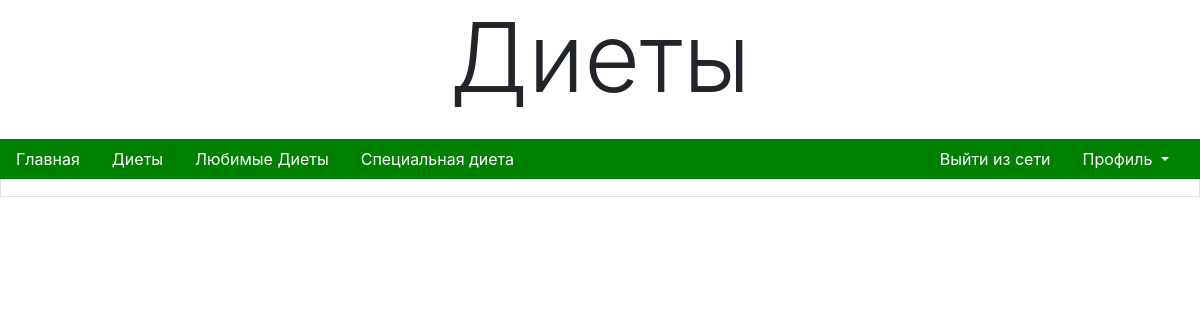
Before: /diets/ (signed in) with the older database file.
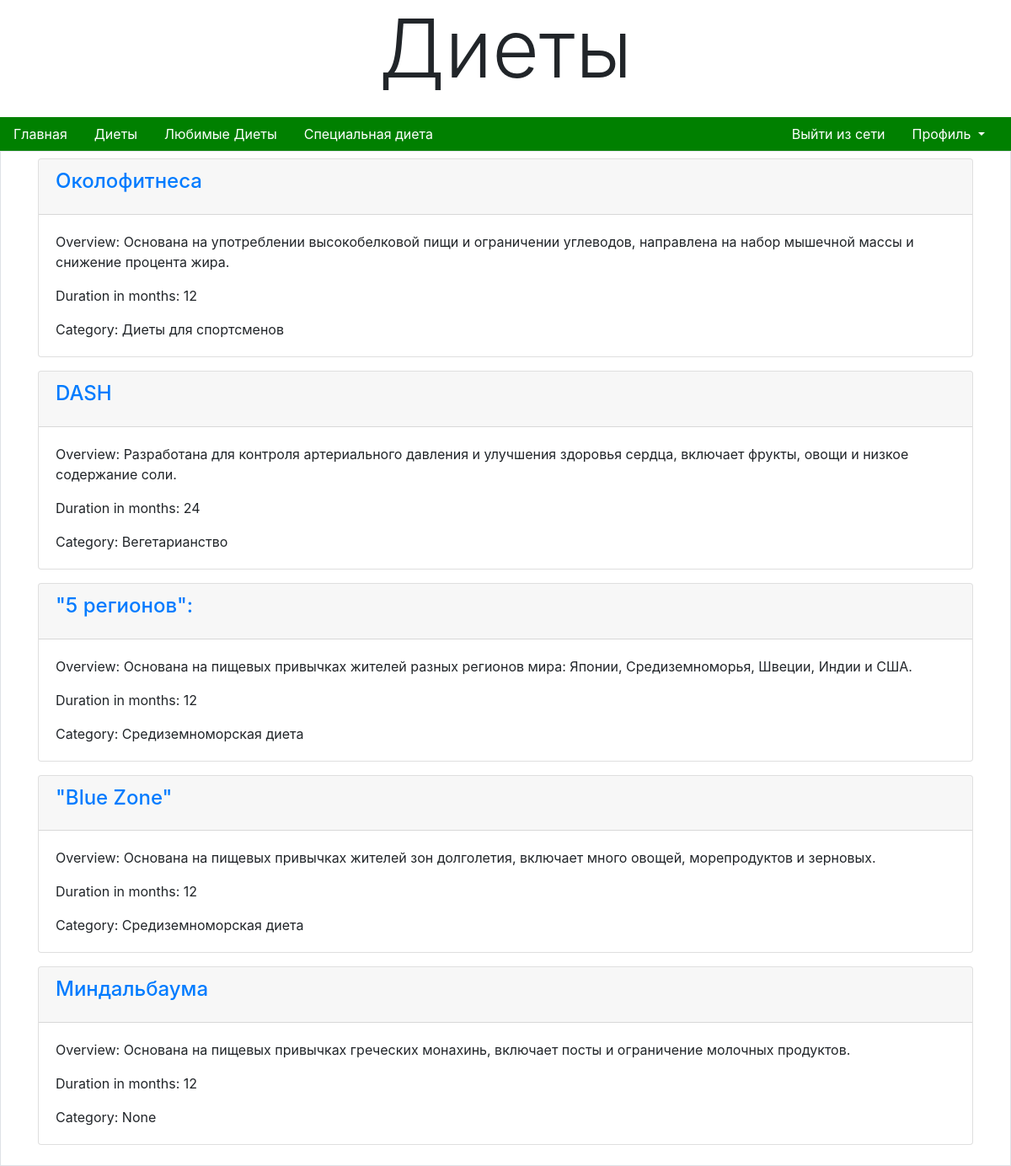
After: the same page with the newer database file.
### main/models.py (models this page shows)
class Diets(models.Model):
    name = models.CharField(max_length=100)
    overview = models.TextField()
    duration = models.CharField(max_length=50)
    category = models.ForeignKey(Category, on_delete=models.CASCADE, blank=True, null=True)
    countries_food = models.ManyToManyField(CountryFood, null=True, blank=True)
    fluid_intake_recommendation = models.TextField(blank=True, null=True)
    restrictions_recommendations = models.TextField(blank=True, null=True)
    def __str__(self):
        return self.name

class Category(models.Model):
    name = models.CharField(max_length=200)
    def __str__(self):
        return self.name

### main/views.py (the view, shortened to what this page needs)
# urls.py: path('diets/', views.DietsListView.as_view(), name='diets_page'),
class DietsListView(LoginRequiredMixin, ListView):
    model = Diets
    context_object_name = 'diets'
    template_name = 'main/dietsPage.html'
    paginate_by = 5
    def get_queryset(self):
        if not self.request.GET or self.request.GET.get('page'):
            queryset = Diets.objects.all()
            print(queryset)
        return queryset

### main/templates/main/dietsPage.html (shortened to what this page needs)
{% extends 'layouts/navbar.html' %}
{% load bootstrap4 %}
{% block header %} Диеты {% endblock %}
{% block content %}
    <div class="container">
        {% for diet in diets %}
            <div class="card mb-3">
                <div class="card-header">
                    <h4 class="card-title"><a href="{% url 'diets_detail' pk=diet.pk %}">{{ diet.name }}</a></h4>
                </div>
                <div class="card-body">
                    <p class="card-text">Overview: {{ diet.overview }}</p>
                    <p class="card-text">Duration in months: {{ diet.duration }}</p>
                    <p class="card-text">Category: {{ diet.category }}</p>
                </div>
            </div>
        {% endfor %}
    </div>
{% endblock %}

### main/templates/layouts/navbar.html (shortened to what this page needs)
{% load bootstrap4 %}
<!DOCTYPE html>
<html lang="ru">
<head>
    {% bootstrap_css %}
</head>
<body class="container-fluid">
    <header class="mb-4">
        <h1 class="display-1 text-center">{% block header %} Feel Good{% endblock %}</h1>
    </header>
    <div class="row" style="background-color: green;">
            <ul class="col nav justify-content-start">
                <li class="nav-item"> <a class="nav-link" href="{% url 'main_page' %}" style="color: white;">Главная</a> </li>
                <li class="nav-item"> <a class="nav-link" href="{% url 'diets_page' %}" style="color: white;">Диеты</a> </li>
                <li class="nav-item"> <a class="nav-link" href="{% url 'favorites_page' %}" style="color: white;">Любимые Диеты</a> </li>
                {% if user.is_authenticated %}
                    <li class="nav-item"> <a class="nav-link" href="{% url 'diets_special' %}" style="color: white;">Специальная диета</a> </li>
                {% endif %}
            </ul>
        <ul class="col nav justify-content-end">
            {% if user.is_authenticated %}
            <li class="nav-item">
                <a class="nav-link" href="{% url 'user_logout' %}" style="color: white;">Выйти из сети</a>
            </li>
            <li class="nav-item">
                <a class="nav-link dropdown-toggle" data-toggle="dropdown" role="button" aria-haspopup="true" aria-expanded="false" style="color: white;">
                    Профиль
                </a>
            </li>
        {% endif %}
        </ul>
    </div>
    <div class="row">
        <section class="col border py-2">
            {% block content %}
            {% endblock %}
        </section>
    </div>
</body>
</html>

Changed rows visible on the page:
added Diets: name "Околофитнеса", overview "Основана на употреблении высокобелковой пищи и ограничении углеводов, направлена на набор мышечной массы и снижение процента жира.", duration "12", category "Диеты для спортсменов"
added Diets: name "DASH", overview "Разработана для контроля артериального давления и улучшения здоровья сердца, включает фрукты, овощи и низкое содержание соли.", duration "24", category "Вегетарианство"
added Diets: name "\"5 регионов\":", overview "Основана на пищевых привычках жителей разных регионов мира: Японии, Средиземноморья, Швеции, Индии и США.", duration "12", category "Средиземноморская диета"
added Diets: name "\"Blue Zone\"", overview "Основана на пищевых привычках жителей зон долголетия, включает много овощей, морепродуктов и зерновых.", duration "12", category "Средиземноморская диета"
added Diets: name "Миндальбаума", overview "Основана на пищевых привычках греческих монахинь, включает посты и ограничение молочных продуктов.", duration "12", category "None"
